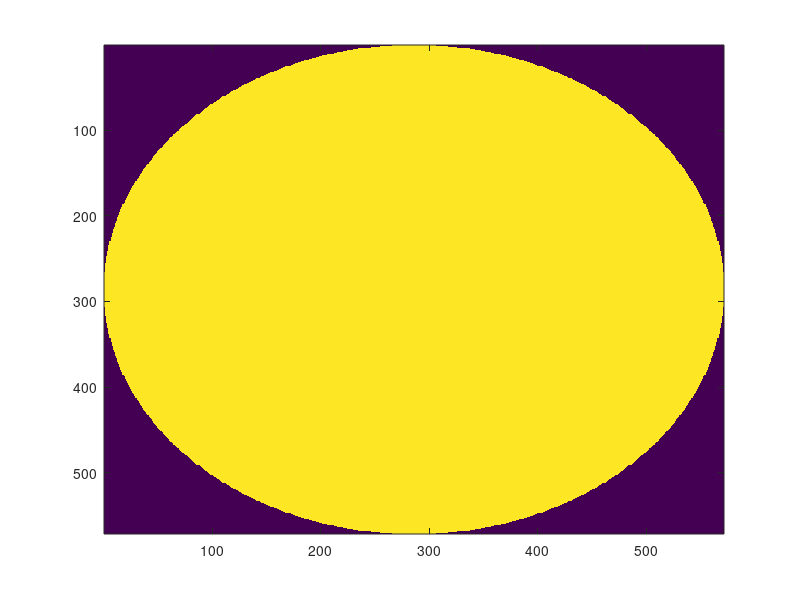

This figure's MATLAB source:
%%% make movie and task variables for simplest HvV
%%% one location, one spatial frequency, theta =0,pi/2

clear all

%%% set parameters
sfrange = 0.1067;
phaserange = linspace(0, 2*pi,5);
phaserange=phaserange(1:4);
ntheta =2;
nx = 1; ny =1;
targContrast = [ 0.125 0.25 0.5 1];
flankContrast  = [-1 -0.25 0 0.25 1];

randomTheta=0;
binarize=1;

%%% set up stimulus size & geometry
xsz = 1920;
ysz = xsz*9/16;
dist = 25;
width = 50;
widthdeg = 2*atand(0.5*width/dist)
degperpix = widthdeg/xsz
sfrange = sfrange*degperpix;

%%% make blocks to put stimuli into
blockwidth = 800*5/7;
xposrange = [0.5 ]*xsz - blockwidth/2
ypos = linspace(1,ysz-1,ny+1);
yposrange = ypos(1:end-1);
yposrange = 0.5*ysz - blockwidth/2;

flankrange = [0.175 0.825]*xsz - blockwidth/2;

%%% create stimulus permutations
thetarange = [0  pi/2 ];
trial=0;
for n= 1:length(thetarange);
    for i = 1:length(xposrange);
        for j = 1:length(yposrange);
            for k = 1:length(sfrange);
                for m= 1:length(phaserange);
                    for a = 1:length(targContrast);
                        for b = 1:length(flankContrast)
                    trial = trial+1;
                    xpos(trial) = xposrange(i); ypos(trial)=yposrange(j);
                    sf(trial)=sfrange(k);
                    phase(trial) = phaserange(m); theta(trial) = thetarange(n);
                    flankC(trial) = flankContrast(b);
                    targC(trial) = targContrast(a);
                    if randomTheta
                        theta(trial) = rand*2*pi;
                    end
                        end
                    end
                    
                end
            end
        end
    end
end

%%% set correct responses
correctResp(theta==0) = -1;
correctResp(theta == pi/2) =1;

%%% make circular mask
[x y] =meshgrid(1:blockwidth,1:blockwidth);
xgrid=(x-mean(x(:))); ygrid=(y-mean(y(:)));
gaussian = sqrt((xgrid.^2 +ygrid.^2))<blockwidth/2;
figure
imagesc(gaussian)

%%% make individual stimuli
stimulus = zeros(xsz,ysz,trial,'uint8')+128;
for tr = 1:trial
    tr
    ph = (x*cos(theta(tr)) + y*sin(theta(tr)))*2*pi*sf(tr) + phase(tr);
    frame = uint8(0.5*255*(targC(tr)*sign(cos(ph)).*gaussian+1));
    stimulus(xpos(tr):xpos(tr)+blockwidth-1, ypos(tr):ypos(tr)+blockwidth-1,tr) = frame;
    flanker = uint8(0.5*255*(flankC(tr)*gaussian+1));
        for i = 1:2
            stimulus(flankrange(i):flankrange(i)+blockwidth-1, ypos(tr):ypos(tr)+blockwidth-1,tr) = flanker;
        end
end
% if binarize
%     stimulus(stimulus>128)=255;
%     stimulus(stimulus<128)=0;
% end

%%% crop, in case it's too large
stimulus = stimulus(1:xsz,1:ysz,:);
% figure
% for i = 1:trial
%     subplot(ceil(sqrt(trial)),ceil(sqrt(trial)),i)
%     imshow(stimulus(:,:,i));
%     drawnow
% end



for i = 1:trial
    stimDetails(i).xpos = xpos(i);
    stimDetails(i).theta = theta(i);
    stimDetails(i).sf = sf(i);
    stimDetails(i).correctResp  = correctResp(i);
    stimDetails(i). phase = phase(i);
    stimDetails(i).static=1;
    stimDetails(i).targContrast = targC(i);
    stimDetails(i).flankContrast = flankC(i);
end


interImg = ones(xsz,ysz)*128;
save FullFlankerTask_vert interImg stimulus stimDetails xpos ypos correctResp sf phase theta nx ny targC flankC


